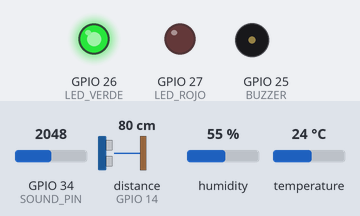
Simulated run of this sketch. Board: ESP32. Shown: output pins drawn as LEDs (lit = HIGH), buzzer (waves = sounding). Wiring (inferred from the names in the program): ultrasonic range finder: trigger GPIO 12; echo GPIO 14. The test bench sets the inputs (shaded band); at power-on: distance to the obstacle (sensor on GPIO 14) 80 cm, GPIO 34 (SOUND_PIN) = 2048, humidity 55 %, temperature 24 °C. The echo pulse lasts 58.3 µs per cm; WiFi joins after 1.5 s; servers stay silent unless stated; pins used as bus, display or sensor lines are not drawn; what the sketch prints to the serial monitor is not drawn.

Above: at 2.7 s.
2.8 s: distance to the obstacle (sensor on GPIO 14) set to 12 cm
6.4 s: distance to the obstacle (sensor on GPIO 14) set to 9 cm
At 8.6 s:
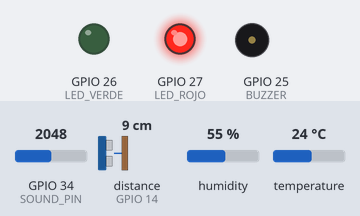
13.7 s: distance to the obstacle (sensor on GPIO 14) set to 18 cm
At 16.3 s:
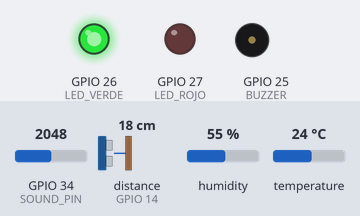
17.3 s: distance to the obstacle (sensor on GPIO 14) set to 2 cm
At 18.37 s:
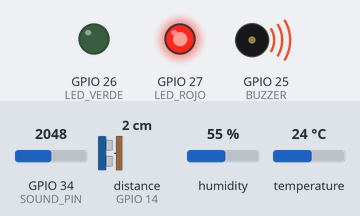
Timing chart, 0 to 25.6 s (numbered marks = the images above; inputs shaded):
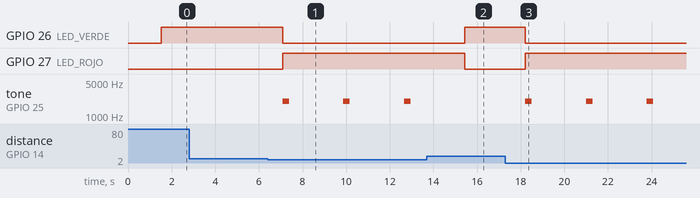

Measured:
- the behaviour switches between 11 and 10 cm on distance to the obstacle (sensor on GPIO 14) (found by bisection; images 0 and 1)
- after the input at 2.8 s, every drawn part: stays the same
- after the input at 6.4 s, GPIO 26 (LED_VERDE): HIGH → LOW after 0.70 s; GPIO 27 (LED_ROJO): LOW → HIGH after 0.70 s; tone on GPIO 25 (BUZZER): alternates 2000 Hz for 0.30 s and silent for 2.5 s, starting after 0.70 s
- after the input at 13.7 s, GPIO 26 (LED_VERDE): LOW → HIGH after 1.7 s; GPIO 27 (LED_ROJO): HIGH → LOW after 1.7 s; tone on GPIO 25 (BUZZER): stays silent (without the input it goes to 2000 Hz after 1.7 s)
- after the input at 17.3 s, GPIO 26 (LED_VERDE): HIGH → LOW after 0.92 s; GPIO 27 (LED_ROJO): LOW → HIGH after 0.92 s; tone on GPIO 25 (BUZZER): alternates 2000 Hz for 0.30 s and silent for 2.5 s, starting after 0.92 s

The sketch:

fire_test4.ino
```cpp
#include <WiFi.h>
#include <Firebase_ESP_Client.h>
#include "addons/TokenHelper.h"
#include "addons/RTDBHelper.h"
#include <DHT.h>
#include <Adafruit_Sensor.h>

// ======= CONFIG WiFi =======
#define WIFI_SSID "IBARRA 25"
#define WIFI_PASSWORD "COSMO3625"

// ======= CONFIG Firebase =======
#define API_KEY "AIzaSyAe_GED12ttFaO68TkFBAq45RQMC9bB96Q"
#define DATABASE_URL "https://parking-test-14cef-default-rtdb.firebaseio.com/"

// ======= DHT11 =======
#define DHTPIN 4
#define DHTTYPE DHT11
DHT dht(DHTPIN, DHTTYPE);

// ======= HC-SR04 =======
#define TRIG_PIN 12
#define ECHO_PIN 14

// ======= KY-037 (Ruido) =======
#define SOUND_PIN 34  // entrada analógica

// ======= LEDs y BUZZER =======
#define LED_VERDE 26
#define LED_ROJO 27
#define BUZZER 25

// ======= Firebase =======
FirebaseData fbdo;
FirebaseAuth auth;
FirebaseConfig config;

void setup() {
  Serial.begin(115200);

  pinMode(TRIG_PIN, OUTPUT);
  pinMode(ECHO_PIN, INPUT);
  pinMode(LED_VERDE, OUTPUT);
  pinMode(LED_ROJO, OUTPUT);
  pinMode(BUZZER, OUTPUT);

  dht.begin();

  WiFi.begin(WIFI_SSID, WIFI_PASSWORD);
  Serial.print("Conectando a WiFi");
  while (WiFi.status() != WL_CONNECTED) {
    Serial.print(".");
    delay(500);
  }
  Serial.println("\n✅ Conectado!");

  config.api_key = API_KEY;
  config.database_url = DATABASE_URL;
  Firebase.signUp(&config, &auth, "", "");
  Firebase.begin(&config, &auth);
  Firebase.reconnectWiFi(true);
  Serial.println("Inicio de sesión anónimo exitoso!");
}

void loop() {
  // ===== Lectura DHT11 =====
  float temp = dht.readTemperature();
  float hum = dht.readHumidity();

  // ===== Lectura HC-SR04 =====
  digitalWrite(TRIG_PIN, LOW);
  delayMicroseconds(2);
  digitalWrite(TRIG_PIN, HIGH);
  delayMicroseconds(10);
  digitalWrite(TRIG_PIN, LOW);
  long duration = pulseIn(ECHO_PIN, HIGH);
  float distancia = duration * 0.034 / 2;

  // ===== Lectura KY-037 =====
  int ruido = analogRead(SOUND_PIN);

  // ===== Lógica de ocupación =====
  String estado = (distancia < 10) ? "Ocupado" : "Libre";

  Serial.print("📏 Distancia filtrada: "); Serial.println(distancia);
  Serial.print("🌡️ "); Serial.print(temp); Serial.print(" °C | 💧 ");
  Serial.print(hum); Serial.print(" % | 🎤 Ruido: "); Serial.print(ruido);
  Serial.print(" | Estado: "); Serial.println(estado);

  // ===== Lógica de LEDs y buzzer =====
  if (estado == "Ocupado") {
    digitalWrite(LED_ROJO, HIGH);
    digitalWrite(LED_VERDE, LOW);
    tone(BUZZER, 2000, 300);
  } else {
    digitalWrite(LED_ROJO, LOW);
    digitalWrite(LED_VERDE, HIGH);
    noTone(BUZZER);
  }

  // ===== Envío a Firebase =====
  Serial.println("📡 Enviando datos a Firebase...");

  bool ok = true;
  if (!isnan(temp) && !isnan(hum)) {
    ok &= Firebase.RTDB.setFloat(&fbdo, "parking/temp", temp);
    ok &= Firebase.RTDB.setFloat(&fbdo, "parking/hum", hum);
  } else {
    Serial.println("⚠️ DHT11 devolvió NaN, se omite envío de temp/hum.");
  }

  ok &= Firebase.RTDB.setFloat(&fbdo, "parking/distancia", distancia);
  ok &= Firebase.RTDB.setInt(&fbdo, "parking/ruido", ruido);
  ok &= Firebase.RTDB.setString(&fbdo, "parking/estado", estado);

  if (ok)
    Serial.println("✅ Datos enviados correctamente.");
  else
    Serial.println("❌ Error enviando datos: " + fbdo.errorReason());

  delay(2000);
}
```
